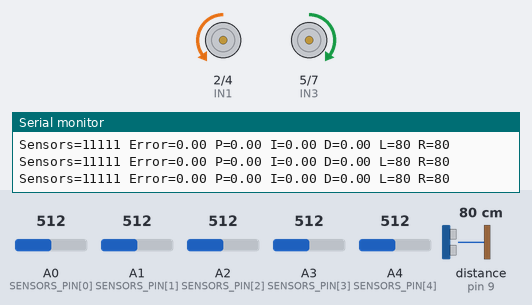
A sketch run on a simulated Arduino Nano, built with avr-gcc and run on an emulated ATmega328P. Shown: motor-driver pin pairs drawn as motors (green arrow = first pin HIGH = forward, orange = second pin HIGH = backward, longer = more drive, scaled by the enable pin), the last lines printed to the serial monitor. Wiring (inferred from the names in the program): ultrasonic range finder: trigger pin 8; echo pin 9. The test bench sets the inputs (shaded band); at power-on: distance to the obstacle (sensor on pin 9) 80 cm, A0 (SENSORS_PIN[0]) = 512, A1 (SENSORS_PIN[1]) = 512, A2 (SENSORS_PIN[2]) = 512, A3 (SENSORS_PIN[3]) = 512, A4 (SENSORS_PIN[4]) = 512. The echo pulse lasts 58.3 µs per cm.

Above: at 1.2 s.
1.3 s: distance to the obstacle (sensor on pin 9) set to 7 cm
4.3 s: distance to the obstacle (sensor on pin 9) set to 4 cm
At 5.1 s:
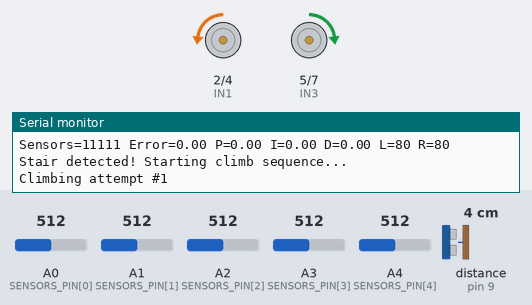
7.3 s: A0 (SENSORS_PIN[0]) set to 40
8.9 s: A1 (SENSORS_PIN[1]) set to 40
At 9.3 s:
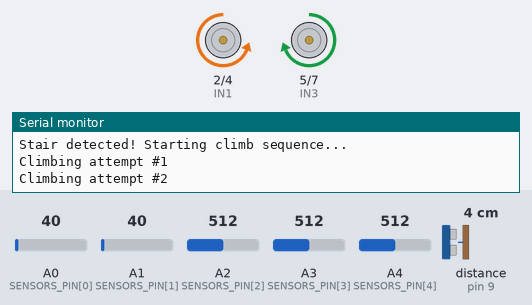
11.9 s: A2 (SENSORS_PIN[2]) set to 91
At 12.65 s:
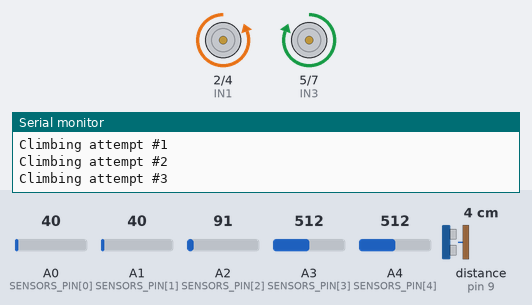
14.9 s: A2 (SENSORS_PIN[2]) set to 77
Timing chart, 0 to 31.3 s (numbered marks = the images above; inputs shaded):
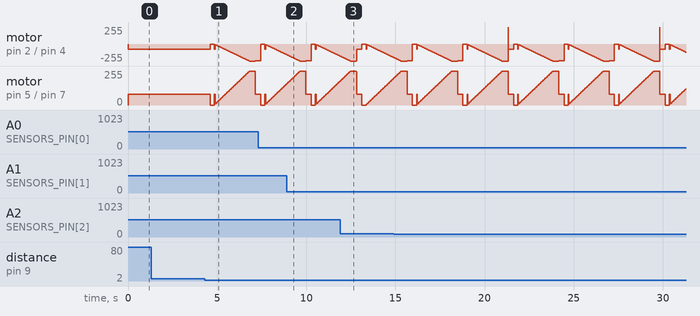

Measured:
- the behaviour switches between 6 and 5 cm on distance to the obstacle (sensor on pin 9) (found by bisection; images 0 and 1)

The sketch:

LineFollowingCar.ino
```cpp
#define IN1 2
#define IN2 4
#define ENA 3
#define IN3 5
#define IN4 7
#define ENB 6

#define TRIG_PIN 8
#define ECHO_PIN 9

const uint8_t SENSORS_PIN[] = { A0, A1, A2, A3, A4 };

const int BASE_SPEED = 80;  // Nominal forward speed (0-255)
const float Kp = 55;         // Proportional gain
// const float Ki = 0.02;             // Integral gain
const float Ki = 0.02;  // Integral gain
// const float Kd = 0.3;              // Derivative gain
const float Kd = 0.3;                // Derivative gain
const float INTEGRAL_MAX = 1000;     // Anti-windup cap for integral term
const float D_FILTER_TAU = 0.02;     // Derivative filter time constant (s)
const int CONTROL_INTERVAL_MS = 10;  // Control loop period

const int MAX_SPEED = 120;
const int REVERSE_MAX_SPEED = -120;
const int STRAIGHT_SPEED = 100;

// Error mapping weights for 5 sensors: positions -2, -1, 0, 1, 2
const int weights[5] = { -2, -1, 0, 1, 2 };

uint16_t sensor_max[] = { 300, 300, 300, 300, 300 };
uint16_t sensor_min[] = { 30, 30, 30, 30, 30 };
uint16_t sensors[] = { -1, -1, -1, -1, -1 };
String sensorArray = "";

float distance = 999999;

// PID state
float integralTerm = 0;
float prevError = 0;
float prevDerivative = 0;
unsigned long lastTime = 0;

int lastErrorDirection = 0;

static bool isClimbing = false;
static int stairClimbAttempts = 0;
static unsigned long climbStartTime = 0;

const int APPROACH_SPEED = 80;
const unsigned long APPROACH_TIME = 300UL;
const unsigned long PAUSE_BEFORE = 200UL;

bool isPaused = false;
unsigned long detectTime = 0;
bool waitingConfirmation = false;


void setup() {
  pinMode(IN1, OUTPUT);
  pinMode(IN2, OUTPUT);
  pinMode(ENA, OUTPUT);
  pinMode(IN3, OUTPUT);
  pinMode(IN4, OUTPUT);
  pinMode(ENB, OUTPUT);
  pinMode(TRIG_PIN, OUTPUT);
  pinMode(ECHO_PIN, INPUT);

  for (auto sensorPin : SENSORS_PIN) {
    pinMode(sensorPin, INPUT);
  }
  pinMode(A6, INPUT);
  Serial.begin(115200);
}

void loop() {
  unsigned long now = millis();
  unsigned long dt_ms = now - lastTime;
  if (dt_ms < CONTROL_INTERVAL_MS) return;
  float dt = dt_ms / 1000.0;
  lastTime = now;

  float error = readPositionError();
  distance = readUltrasonicDistance();

  if (isPaused) {
    return;
  }

  if (!isClimbing && distance <= 4 && now >= 1000) {
    isClimbing = true;
    stairClimbAttempts = 0;
    Serial.println("Stair detected! Starting climb sequence...");
  }

  if (isClimbing && stairClimbAttempts < 3) {

    stairClimbAttempts++;

    Serial.print("Climbing attempt #");
    Serial.println(stairClimbAttempts);

    approachStair();

    setMotor(0, 0);
    delay(PAUSE_BEFORE);

    String lastSensorArray = sensorArray;
    for (int pwm = 0; pwm <= 255; pwm += 5) {
      setMotor(pwm, pwm);
      float currentTime = millis();
      while (millis() - currentTime < 2000 / (255 / 5)) {
        readSensors();
        if (!isPaused && !waitingConfirmation && sensorArray == "11111") {
          detectTime = currentTime;
          waitingConfirmation = true;
        }

        if (waitingConfirmation && currentTime - detectTime >= 50) {
          readSensors();
          if (sensorArray == "00000") {
            setMotor(0, 0);
            isPaused = true;
            return;
          }
          waitingConfirmation = false;
        }
      }
    }

    delay(300);
    return;
  } else if (isClimbing && stairClimbAttempts >= 3) {
    isClimbing = false;
    Serial.println("Finished stair climb sequence.");
  }


  float correction = computePID(error, dt);
  applyMotorCorrection(correction);
}

void readSensors() {
  sensorArray = "";
  for (int i = 0; i < 5; i++) {
    int value = analogRead(SENSORS_PIN[i]);
    sensors[i] = value;
    if (sensorArray == "0011" && i == 4) {
      value += 50;
    }
    char cval = value > (sensor_max[i] - sensor_min[i]) / 5 * 1 + sensor_min[i] ? '1' : '0';
    sensorArray += cval;
  }
}

float readPositionError() {
  readSensors();
  int sum = 0;
  int count = 0;
  for (int i = 0; i < 5; i++) {
    if (sensorArray.charAt(i) == '1') {
      sum += weights[i];
      count++;
    }
  }
  if (count > 0) {
    float err = (float)sum / count;
    lastErrorDirection = (err > 0) ? 1 : (err < 0 ? -1 : 0);
    return err;
  } else {
    return lastErrorDirection * 2.5;
  }
}

float readUltrasonicDistance() {
  digitalWrite(TRIG_PIN, LOW);
  delayMicroseconds(2);
  digitalWrite(TRIG_PIN, HIGH);
  delayMicroseconds(10);
  digitalWrite(TRIG_PIN, LOW);

  long duration = pulseIn(ECHO_PIN, HIGH);
  long distance = duration * 0.034 / 2;
  return distance;
}

void approachStair() {
  setMotor(APPROACH_SPEED, APPROACH_SPEED);
  delay(APPROACH_TIME);
}

float computePID(float error, float dt) {
  // Proportional term
  float P = Kp * error;

  // Integral term with anti-windup
  integralTerm += Ki * error * dt;
  integralTerm = constrain(integralTerm, -INTEGRAL_MAX, INTEGRAL_MAX);
  float I = integralTerm;

  // Derivative term (filtered)
  float rawD = (error - prevError) / dt;
  float alpha = dt / (D_FILTER_TAU + dt);
  float derivative = prevDerivative + alpha * (rawD - prevDerivative);
  float D = Kd * derivative;

  // Update history
  prevError = error;
  prevDerivative = derivative;

  return P + I + D;
}

void applyMotorCorrection(float correction) {
  int leftSpeed = constrain(BASE_SPEED + correction, REVERSE_MAX_SPEED, MAX_SPEED);
  int rightSpeed = constrain(BASE_SPEED - correction, REVERSE_MAX_SPEED, MAX_SPEED);

  if (sensorArray == "00100") {
    leftSpeed = STRAIGHT_SPEED;
    rightSpeed = STRAIGHT_SPEED;
  }

  setMotor(leftSpeed, rightSpeed);

  // Optional: debug print
  debugInfo(prevError, Kp * prevError, integralTerm, Kd * prevDerivative, leftSpeed, rightSpeed);
}

void setMotor(int leftSpeed, int rightSpeed) {
  // Động cơ trái (OUT3/OUT4)
  if (leftSpeed >= 0) {
    digitalWrite(IN3, HIGH);
    digitalWrite(IN4, LOW);
  } else {
    digitalWrite(IN3, LOW);
    digitalWrite(IN4, HIGH);
    leftSpeed = -leftSpeed;
  }
  analogWrite(ENB, constrain(leftSpeed, 0, 255));

  // Động cơ phải (OUT1/OUT2)
  if (rightSpeed >= 0) {
    digitalWrite(IN1, LOW);
    digitalWrite(IN2, HIGH);
  } else {
    digitalWrite(IN1, HIGH);
    digitalWrite(IN2, LOW);
    rightSpeed = -rightSpeed;
  }
  analogWrite(ENA, constrain(rightSpeed, 0, 255));
}


bool isValidLine(String value) {
  return value != "00000" && value != "11111";
}

void debugInfo(float error, float P, float I, float D, int leftSpeed, int rightSpeed) {
  Serial.print("Sensors=");
  Serial.print(sensorArray);
  Serial.print(" Error=");
  Serial.print(error);
  Serial.print(" P=");
  Serial.print(P);
  Serial.print(" I=");
  Serial.print(I);
  Serial.print(" D=");
  Serial.print(D);
  Serial.print(" L=");
  Serial.print(leftSpeed);
  Serial.print(" R=");
  Serial.println(rightSpeed);
}
```
